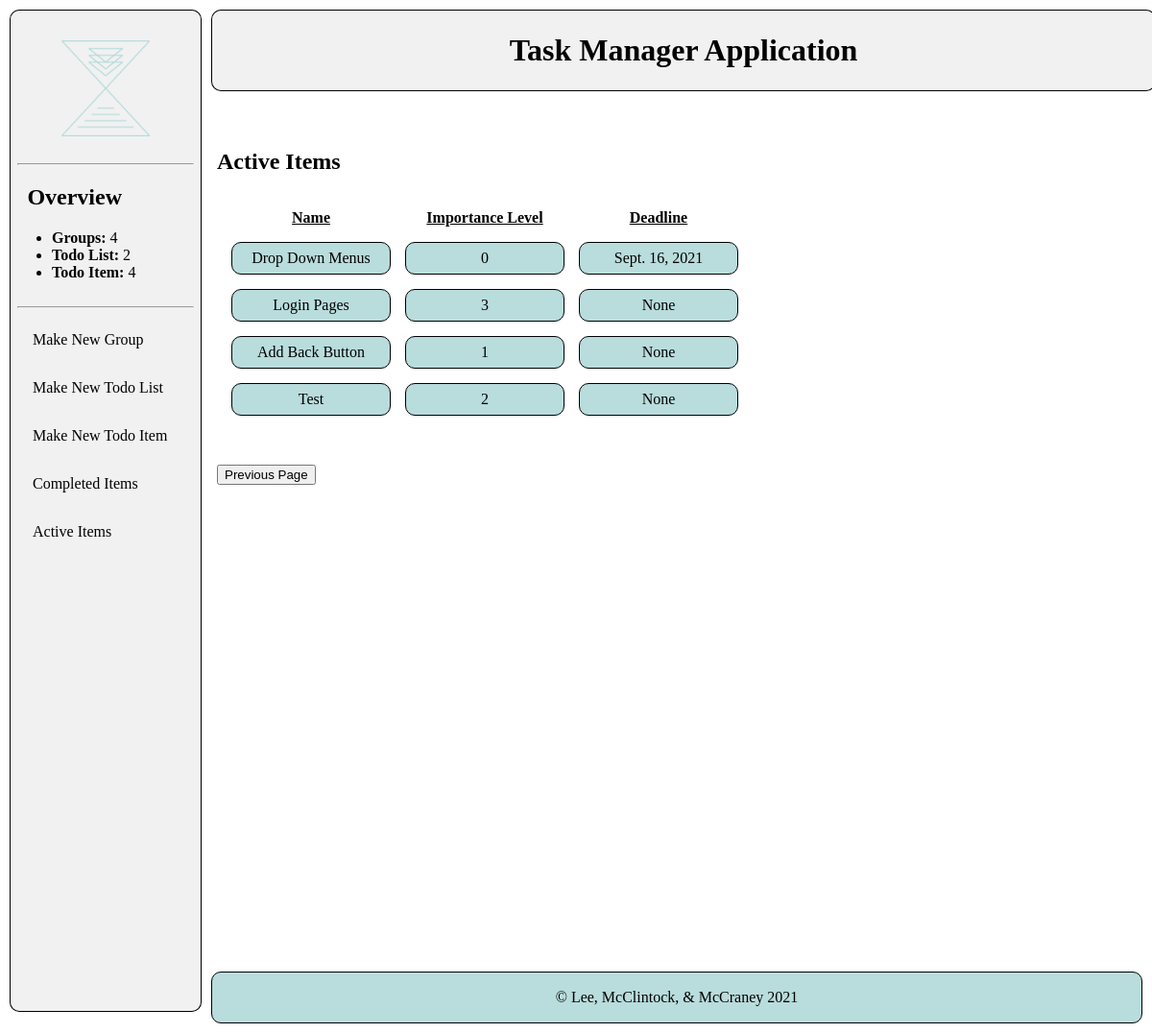
The page /uncompleted on the database its author committed.
### calendarApp/models.py (models this page shows, shortened)
class TodoItem(models.Model):
    CHOICES = [(i,i) for i in range(4)]
    todoList = models.ForeignKey(TodoList, on_delete=models.CASCADE)
    name = models.CharField(max_length=200)
    description = models.CharField(max_length=200, blank=True)
    completed = models.BooleanField(default=False)
    completedDate = models.DateField(null=True, blank=True)
    deadline = models.DateField(null=True, blank=True)
    importanceLevel = models.IntegerField(default=0, choices=CHOICES)

### calendarApp/views.py (the view)
# urls.py: path("uncompleted", views.uncompletedItems, name="uncompletedItems"),
def uncompletedItems(request):
    todoItems = TodoItem.objects.all().filter(completed=False)
    return render(request, "uncompletedItems.html", {"todoItems": todoItems})

### calendarApp/models.py (called while the page is built)
    def __str__(self):
        return self.name

    def __str__(self):
        return self.name

### calendarSite/context_processors.py (called while the page is built)
def count(request):
    return {
        'num_Group': Group.objects.all().count(),
        'num_TodoList': TodoList.objects.all().count(),
        'num_TodoItem': TodoItem.objects.filter(completed=False).count(),
    }

### calendarApp/templates/uncompletedItems.html (shortened to what this page needs)
{% extends "base_generic.html" %}
{% block content %}
<div class="content">
    <div class="detail">
        <div class="formContent">
            {% if todoItems%}
                <h2>Active Items</h2>
                <table id="myTable">
                    <tr>
                        <th id="listName"><u>Name</u></th>
                        <th id="importanceLevel"><u>Importance Level</u></th>
                        <th id="deadline"><u>Deadline</u></th>
                    </tr>
                {% for todoItem in todoItems %}
                    <tr>
                        <td><a href="/{{todoItem.todoList.group}}/{{todoItem.todoList}}/{{todoItem.name}}">{{todoItem.name}}</a></td>
                        <td>{{todoItem.importanceLevel}}</td>
                        <td>{{todoItem.deadline}}</td>
                    </tr>
                {% endfor %}
                </table>
            {% else %}
                <p>You have no uncompleted items</p>
            {% endif %}
        </div>
    </div>
    <br><br>
    <button onclick="location.href='javascript:history.go(-1)' ">Previous Page</a></button>
</div>
{% endblock %}

### calendarApp/static/calendarApp/style.css (style rules this page uses)
body { margin: 10px; }
h2 { color: black; }
a { color: black; }
a:link { text-decoration: none; }
div.content { margin-left: 200px; padding: 1px 16px; height: 1000px; }
.formContent { margin-top: 9rem; }
table { border-spacing: 15px 15px; }
td { width: 150px; text-align: center; border: 1px solid black; padding: 7px; background-color: #B9DCDC; border-radius:10px; }

### rows shown on the page
TodoItem: name "Drop Down Menus", importanceLevel "0", deadline "Sept. 16, 2021"
TodoItem: name "Login Pages", importanceLevel "3", deadline "None"
TodoItem: name "Add Back Button", importanceLevel "1", deadline "None"
TodoItem: name "Test", importanceLevel "2", deadline "None"

### other values the page prints
{{ num_Group }} "4"
{{ num_TodoList }} "2"
{{ num_TodoItem }} "4"
